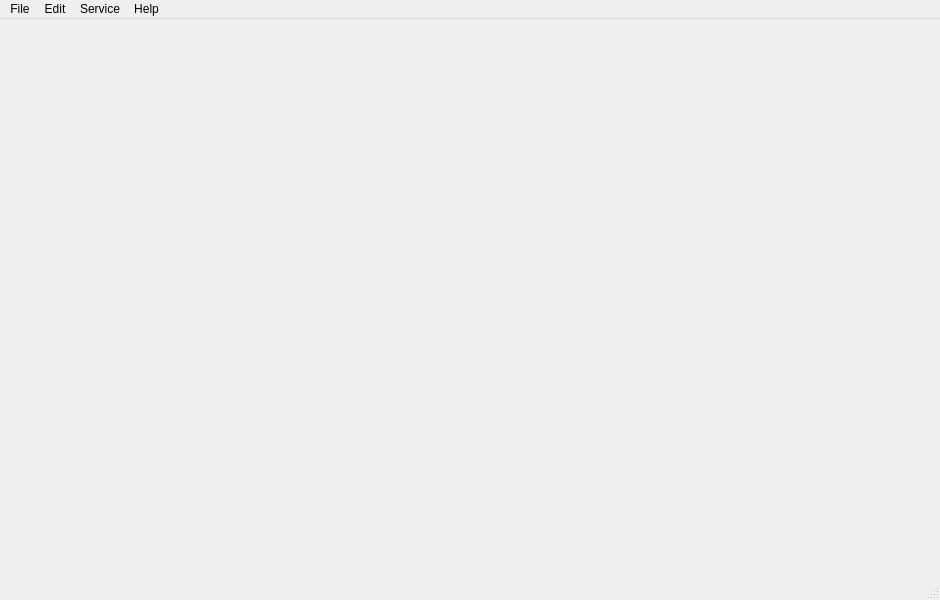
<?xml version="1.0" encoding="UTF-8"?>
<ui version="4.0">
 <class>MainWindow</class>
 <widget class="QMainWindow" name="MainWindow">
  <property name="geometry">
   <rect>
    <x>0</x>
    <y>0</y>
    <width>940</width>
    <height>600</height>
   </rect>
  </property>
  <property name="windowTitle">
   <string>Archival topographic pointer</string>
  </property>
  <property name="windowIcon">
   <iconset resource="resources.qrc">
    <normaloff>:/icons/icon.png</normaloff>:/icons/icon.png</iconset>
  </property>
  <widget class="QWidget" name="centralwidget">
   <layout class="QVBoxLayout" name="verticalLayout">
    <item>
     <widget class="QSplitter" name="splitter">
      <property name="orientation">
       <enum>Qt::Horizontal</enum>
      </property>
     </widget>
    </item>
   </layout>
  </widget>
  <widget class="QMenuBar" name="menubar">
   <property name="geometry">
    <rect>
     <x>0</x>
     <y>0</y>
     <width>940</width>
     <height>22</height>
    </rect>
   </property>
   <property name="contextMenuPolicy">
    <enum>Qt::DefaultContextMenu</enum>
   </property>
   <widget class="QMenu" name="menu_file">
    <property name="title">
     <string>File</string>
    </property>
    <widget class="QMenu" name="menu_export">
     <property name="title">
      <string>Export</string>
     </property>
     <addaction name="action_csv"/>
     <addaction name="separator"/>
     <addaction name="action_f15"/>
     <addaction name="action_f16"/>
    </widget>
    <addaction name="action_new"/>
    <addaction name="action_print"/>
    <addaction name="menu_export"/>
    <addaction name="separator"/>
    <addaction name="action_exit"/>
   </widget>
   <widget class="QMenu" name="menu_help">
    <property name="title">
     <string>Help</string>
    </property>
    <addaction name="action_about"/>
   </widget>
   <widget class="QMenu" name="menu_edit">
    <property name="title">
     <string>Edit</string>
    </property>
    <addaction name="separator"/>
    <addaction name="separator"/>
    <addaction name="action_search"/>
   </widget>
   <widget class="QMenu" name="menu_service">
    <property name="title">
     <string>Service</string>
    </property>
    <addaction name="action_fundList"/>
    <addaction name="action_param"/>
   </widget>
   <addaction name="menu_file"/>
   <addaction name="menu_edit"/>
   <addaction name="menu_service"/>
   <addaction name="menu_help"/>
  </widget>
  <widget class="QStatusBar" name="statusbar"/>
  <action name="action_new">
   <property name="icon">
    <iconset resource="resources.qrc">
     <normaloff>:/icons/new-16.png</normaloff>:/icons/new-16.png</iconset>
   </property>
   <property name="text">
    <string>New</string>
   </property>
   <property name="shortcut">
    <string>Ctrl+N</string>
   </property>
  </action>
  <action name="action_csv">
   <property name="text">
    <string>Spreadsheet (.csv)</string>
   </property>
  </action>
  <action name="action_exit">
   <property name="text">
    <string>Exit</string>
   </property>
   <property name="shortcut">
    <string>Ctrl+Shift+X</string>
   </property>
  </action>
  <action name="action_about">
   <property name="text">
    <string>About</string>
   </property>
  </action>
  <action name="action_f15">
   <property name="text">
    <string>Form F15 (.xlsx)</string>
   </property>
  </action>
  <action name="action_f16">
   <property name="text">
    <string>Form F16 (.xlsx)</string>
   </property>
  </action>
  <action name="action_search">
   <property name="icon">
    <iconset resource="resources.qrc">
     <normaloff>:/icons/search-16.png</normaloff>:/icons/search-16.png</iconset>
   </property>
   <property name="text">
    <string>Search</string>
   </property>
   <property name="shortcut">
    <string notr="true">F3</string>
   </property>
   <property name="shortcutContext">
    <enum>Qt::WindowShortcut</enum>
   </property>
  </action>
  <action name="action_param">
   <property name="text">
    <string>Parameters</string>
   </property>
  </action>
  <action name="action_edit">
   <property name="text">
    <string>Edit record</string>
   </property>
   <property name="shortcut">
    <string>F2</string>
   </property>
  </action>
  <action name="action_remove">
   <property name="text">
    <string>Remove</string>
   </property>
   <property name="shortcut">
    <string>Del</string>
   </property>
  </action>
  <action name="action_refresh">
   <property name="text">
    <string>Refresh</string>
   </property>
   <property name="shortcut">
    <string>F5</string>
   </property>
  </action>
  <action name="action_fundList">
   <property name="text">
    <string>Fund list</string>
   </property>
  </action>
  <action name="action_print">
   <property name="enabled">
    <bool>false</bool>
   </property>
   <property name="text">
    <string>Print</string>
   </property>
   <property name="shortcut">
    <string>Ctrl+P</string>
   </property>
  </action>
 </widget>
 <resources>
  <include location="resources.qrc"/>
 </resources>
 <connections>
  <connection>
   <sender>action_exit</sender>
   <signal>triggered()</signal>
   <receiver>MainWindow</receiver>
   <slot>close()</slot>
   <hints>
    <hint type="sourcelabel">
     <x>-1</x>
     <y>-1</y>
    </hint>
    <hint type="destinationlabel">
     <x>580</x>
     <y>299</y>
    </hint>
   </hints>
  </connection>
 </connections>
</ui>
